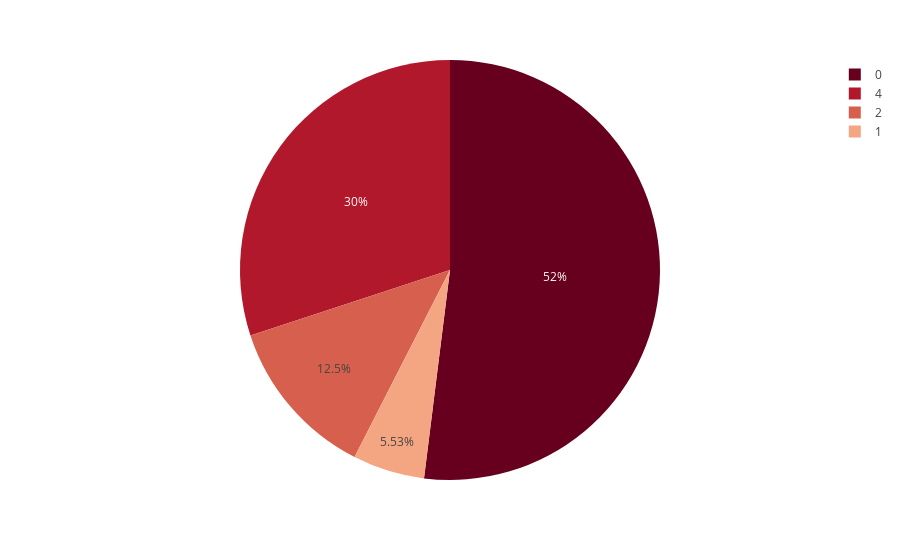

Notebook source saved alongside this figure:
### Code cell
#visualizations
fig = px.pie(for_pie2, values='Views', names='User Subscriptions Added', title='', color_discrete_sequence=px.colors.sequential.RdBu)
fig.show()

### Figure 1 — Plotly figure (JSON) as saved in the notebook; plotly's stock layout.template omitted (floating-point values rounded to 4 significant figures)
{"data": [{"domain": {"x": [0, 1], "y": [0, 1]}, "hovertemplate": "User Subscriptions Added=%{label}<br>Views=%{value}<extra></extra>", "labels": [0, 1, 0, 0, 0, 0, 0, 0, 0, 0, 2, 1, 0, 0, 0, 1, 0, 0, 0, 4], "legendgroup": "", "name": "", "showlegend": true, "type": "pie", "values": [13, 2, 10, 1, 1, 7, 1, 2, 1, 4, 63, 18, 3, 89, 2, 8, 15, 5, 109, 152]}], "layout": {"legend": {"tracegroupgap": 0}, "margin": {"t": 60}, "piecolorway": ["rgb(103,0,31)", "rgb(178,24,43)", "rgb(214,96,77)", "rgb(244,165,130)", "rgb(253,219,199)", "rgb(247,247,247)", "rgb(209,229,240)", "rgb(146,197,222)", "rgb(67,147,195)", "rgb(33,102,172)", "rgb(5,48,97)"]}}
